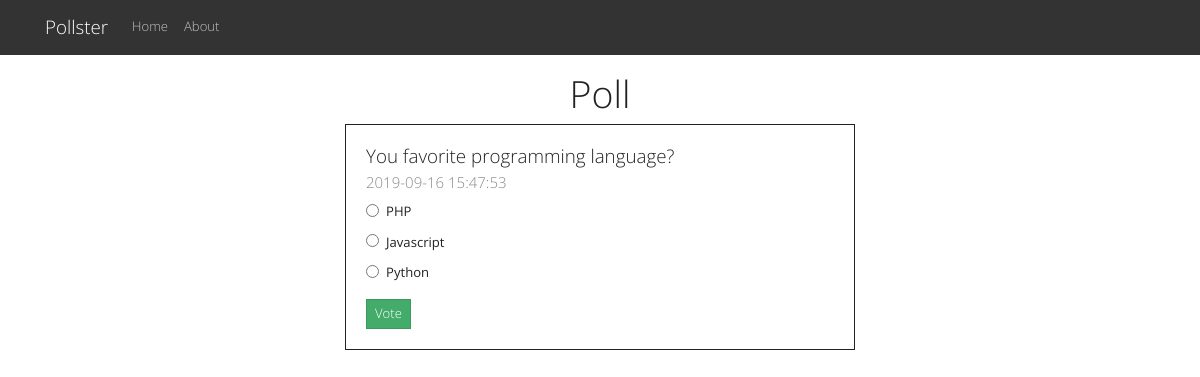
Screenshot of /polls/show/1 with the database file from the repository.
### tables this page shows
CREATE TABLE `poll` (
  `id` int(11) NOT NULL,
  `title` varchar(100) NOT NULL,
  `q1` varchar(50) NOT NULL,
  `q2` varchar(50) NOT NULL,
  `q3` varchar(50) NOT NULL,
  `admin_id` int(10) NOT NULL,
  `created_at` datetime NOT NULL DEFAULT CURRENT_TIMESTAMP
);

### app/controllers/Polls.php (called while the page is built, shortened)
<?php
  class Polls extends Controller {
    public function __construct(){
      $this->pollModel = $this->model('Poll');
    }
    public function show($id){
      $poll = $this->pollModel->getPollById($id);
      $data = [
        'poll' => $poll
      ];
      $this->view('polls/show', $data);
    }
  }

### app/libraries/Core.php (called while the page is built, shortened)
<?php
  class Core {
    protected $currentMethod = 'index';
    public function __construct(){
      $url = $this->getUrl();
      if(file_exists('../app/controllers/' . ucwords($url[0]). '.php')){
        unset($url[0]);
      }
      $this->currentController = new $this->currentController;
      if(isset($url[1])){
        if(method_exists($this->currentController, $url[1])){
          $this->currentMethod = $url[1];
          unset($url[1]);
        }
      }
      $this->params = $url ? array_values($url) : [];
      call_user_func_array([$this->currentController, $this->currentMethod], $this->params);
    }
    public function getUrl(){
      if(isset($_GET['url'])){
        $url = rtrim($_GET['url'], '/');
        $url = filter_var($url, FILTER_SANITIZE_URL);
        $url = explode('/', $url);
        return $url;
      }
    }
  }

### public/index.php (called while the page is built, shortened)
<?php
  $init = new Core;

### app/libraries/Database.php (called while the page is built, shortened)
<?php
  class Database {
    private $host = DB_HOST;
    private $user = DB_USER;
    private $pass = DB_PASS;
    private $dbname = DB_NAME;
    private $dbh;
    private $stmt;
    public function __construct(){
      $dsn = 'mysql:host=' . $this->host . ';dbname=' . $this->dbname;
      $options = array(
        PDO::ATTR_PERSISTENT => true,
        PDO::ATTR_ERRMODE => PDO::ERRMODE_EXCEPTION
      );
      try{
        $this->dbh = new PDO($dsn, $this->user, $this->pass, $options);
      } catch(PDOException $e){
        $this->error = $e->getMessage();
        echo $this->error;
      }
    }
    public function query($sql){
      $this->stmt = $this->dbh->prepare($sql);
    }
    public function bind($param, $value, $type = null){
      if(is_null($type)){
        switch(true){
          default:
            $type = PDO::PARAM_STR;
        }
      }
      $this->stmt->bindValue($param, $value, $type);
    }
    public function execute(){
      return $this->stmt->execute();
    }
    public function single(){
      $this->execute();
      return $this->stmt->fetch(PDO::FETCH_OBJ);
    }
  }

### app/models/Poll.php (called while the page is built, shortened)
<?php
  class Poll {
    private $db;
    public function __construct(){
      $this->db = new Database;
    }
      public function getPollById($id){
        $this->db->query('SELECT * FROM poll WHERE id = :id');
        $this->db->bind(':id', $id);
        $row = $this->db->single();
        return $row;
    }
}

### app/views/polls/show.php (the view, shortened to what this page needs)
<?php require APPROOT . '/views/inc/header.php';
?>
  <div class="container">
      <h1 class="text-center">Poll</h1>
      <div class="col-md-6 offset-md-3 mb-3">
        <div class="card border-dark">
          <div class="card-body">
           <form action="<?php echo URLROOT; ?>/polls/vote/<?php echo $data['poll']->id; ?>" method="post">
            <h5 class="card-title"><?php echo $data['poll']->title; ?></h5>
            <h6 class="card-subtitle mb-2 text-muted"><?php echo $data['poll']->created_at; ?></h6>
            <div class="form-group">
              <div class="form-check mb-2">
                <input class="form-check-input <?php echo (!empty($data['q_err'])) ? 'is-invalid' : ''; ?>" name="q" type="radio" value="q1" id="invalidCheck">
                <label class="form-check-label" for="invalidCheck">
                  <?php echo $data['poll']->q1; ?>
                </label>
              </div>
              <div class="form-check mb-2">
                <input class="form-check-input <?php echo (!empty($data['q_err'])) ? 'is-invalid' : ''; ?>" name="q" type="radio" value="q2"id="invalidCheck">
                <label class="form-check-label" for="invalidCheck">
                  <?php echo $data['poll']->q2; ?>
                </label>
              </div>
              <div class="form-check mb-2">
                <input class="form-check-input <?php echo (!empty($data['q_err'])) ? 'is-invalid' : ''; ?>" name="q" type="radio" value="q3"id="invalidCheck">
                <label class="form-check-label" for="invalidCheck">
                  <?php echo $data['poll']->q3; ?>
                </label>
              </div>
            </div>
            <input type="submit" class="btn btn-success btn-sm" value="Vote">
            </form>
          </div>
        </div>
      </div>
    </div>
<?php require APPROOT . '/views/inc/footer.php'; ?>

### rows the page displays
poll: title "You favorite programming language?", created_at "2019-09-16 15:47:53", q1 "PHP", q2 "Javascript", q3 "Python"

### other values shown
SITENAME "Pollster"
